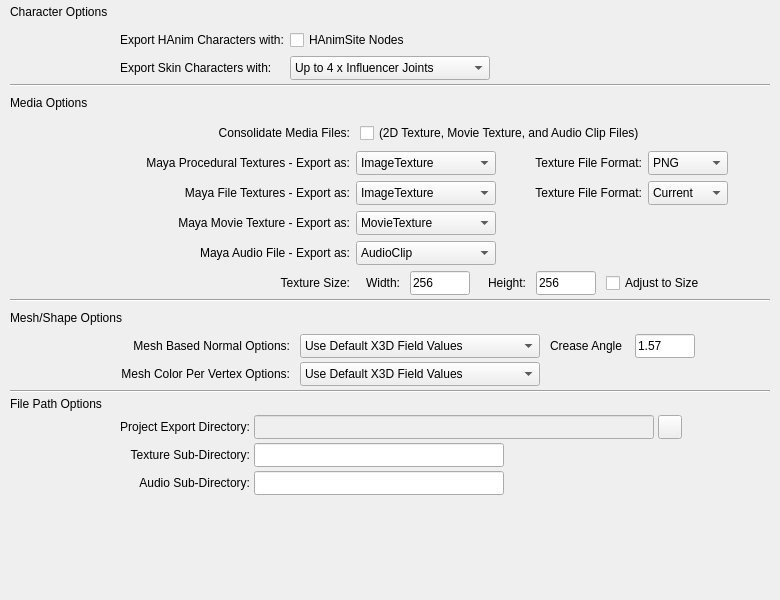
<?xml version="1.0" encoding="UTF-8"?>
<ui version="4.0">
 <class>Frame</class>
 <widget class="QFrame" name="Frame">
  <property name="geometry">
   <rect>
    <x>0</x>
    <y>0</y>
    <width>780</width>
    <height>600</height>
   </rect>
  </property>
  <property name="minimumSize">
   <size>
    <width>780</width>
    <height>600</height>
   </size>
  </property>
  <property name="maximumSize">
   <size>
    <width>780</width>
    <height>600</height>
   </size>
  </property>
  <property name="windowTitle">
   <string>Frame</string>
  </property>
  <layout class="QGridLayout" name="gridLayout">
   <property name="leftMargin">
    <number>0</number>
   </property>
   <property name="topMargin">
    <number>0</number>
   </property>
   <property name="rightMargin">
    <number>0</number>
   </property>
   <property name="bottomMargin">
    <number>0</number>
   </property>
   <property name="spacing">
    <number>0</number>
   </property>
   <item row="0" column="0">
    <layout class="QVBoxLayout" name="optionsLayout">
     <property name="spacing">
      <number>4</number>
     </property>
     <property name="leftMargin">
      <number>10</number>
     </property>
     <property name="rightMargin">
      <number>10</number>
     </property>
     <item>
      <layout class="QVBoxLayout" name="skinOptions">
       <item>
        <layout class="QHBoxLayout" name="characterOptionsHeader">
         <item>
          <widget class="QLabel" name="characterOptionLabel">
           <property name="minimumSize">
            <size>
             <width>100</width>
             <height>24</height>
            </size>
           </property>
           <property name="maximumSize">
            <size>
             <width>100</width>
             <height>24</height>
            </size>
           </property>
           <property name="text">
            <string>Character Options</string>
           </property>
          </widget>
         </item>
         <item>
          <spacer name="horizontalSpacer">
           <property name="orientation">
            <enum>Qt::Horizontal</enum>
           </property>
           <property name="sizeHint" stdset="0">
            <size>
             <width>40</width>
             <height>20</height>
            </size>
           </property>
          </spacer>
         </item>
        </layout>
       </item>
       <item>
        <layout class="QHBoxLayout" name="hanimLayout">
         <property name="spacing">
          <number>0</number>
         </property>
         <property name="leftMargin">
          <number>110</number>
         </property>
         <property name="rightMargin">
          <number>10</number>
         </property>
         <item>
          <widget class="QLabel" name="hanimLabel">
           <property name="minimumSize">
            <size>
             <width>170</width>
             <height>24</height>
            </size>
           </property>
           <property name="maximumSize">
            <size>
             <width>170</width>
             <height>24</height>
            </size>
           </property>
           <property name="text">
            <string>Export HAnim Characters with:</string>
           </property>
          </widget>
         </item>
         <item>
          <widget class="QCheckBox" name="rkHAnimSiteCheckbox">
           <property name="minimumSize">
            <size>
             <width>200</width>
             <height>24</height>
            </size>
           </property>
           <property name="maximumSize">
            <size>
             <width>200</width>
             <height>24</height>
            </size>
           </property>
           <property name="text">
            <string>HAnimSite Nodes</string>
           </property>
          </widget>
         </item>
         <item>
          <spacer name="horizontalSpacer_3">
           <property name="orientation">
            <enum>Qt::Horizontal</enum>
           </property>
           <property name="sizeHint" stdset="0">
            <size>
             <width>40</width>
             <height>20</height>
            </size>
           </property>
          </spacer>
         </item>
        </layout>
       </item>
       <item>
        <layout class="QHBoxLayout" name="sjLenthLayout">
         <property name="spacing">
          <number>0</number>
         </property>
         <property name="leftMargin">
          <number>110</number>
         </property>
         <property name="rightMargin">
          <number>10</number>
         </property>
         <item>
          <widget class="QLabel" name="exportSkinLabel">
           <property name="minimumSize">
            <size>
             <width>170</width>
             <height>24</height>
            </size>
           </property>
           <property name="maximumSize">
            <size>
             <width>170</width>
             <height>24</height>
            </size>
           </property>
           <property name="text">
            <string>Export Skin Characters with:</string>
           </property>
          </widget>
         </item>
         <item>
          <widget class="QComboBox" name="rkSkinInfluenceComboBox">
           <property name="minimumSize">
            <size>
             <width>200</width>
             <height>24</height>
            </size>
           </property>
           <property name="maximumSize">
            <size>
             <width>200</width>
             <height>24</height>
            </size>
           </property>
           <item>
            <property name="text">
             <string>Up to 4 x Influencer Joints</string>
            </property>
           </item>
           <item>
            <property name="text">
             <string>Up to 8 x Influencer Joints</string>
            </property>
           </item>
          </widget>
         </item>
         <item>
          <spacer name="horizontalSpacer_2">
           <property name="orientation">
            <enum>Qt::Horizontal</enum>
           </property>
           <property name="sizeHint" stdset="0">
            <size>
             <width>40</width>
             <height>20</height>
            </size>
           </property>
          </spacer>
         </item>
        </layout>
       </item>
      </layout>
     </item>
     <item>
      <widget class="Line" name="line">
       <property name="orientation">
        <enum>Qt::Horizontal</enum>
       </property>
      </widget>
     </item>
     <item>
      <layout class="QVBoxLayout" name="MediaOptions">
       <property name="spacing">
        <number>6</number>
       </property>
       <item>
        <layout class="QHBoxLayout" name="horizontalLayout">
         <item>
          <widget class="QLabel" name="mediaOptionsLabel">
           <property name="minimumSize">
            <size>
             <width>100</width>
             <height>24</height>
            </size>
           </property>
           <property name="maximumSize">
            <size>
             <width>100</width>
             <height>24</height>
            </size>
           </property>
           <property name="text">
            <string>Media Options</string>
           </property>
          </widget>
         </item>
         <item>
          <spacer name="horizontalSpacer_4">
           <property name="orientation">
            <enum>Qt::Horizontal</enum>
           </property>
           <property name="sizeHint" stdset="0">
            <size>
             <width>40</width>
             <height>20</height>
            </size>
           </property>
          </spacer>
         </item>
        </layout>
       </item>
       <item>
        <layout class="QHBoxLayout" name="consolidateLayout">
         <property name="spacing">
          <number>10</number>
         </property>
         <property name="leftMargin">
          <number>110</number>
         </property>
         <property name="rightMargin">
          <number>10</number>
         </property>
         <item>
          <widget class="QLabel" name="label_16">
           <property name="minimumSize">
            <size>
             <width>230</width>
             <height>24</height>
            </size>
           </property>
           <property name="maximumSize">
            <size>
             <width>230</width>
             <height>24</height>
            </size>
           </property>
           <property name="text">
            <string>Consolidate Media Files:</string>
           </property>
           <property name="alignment">
            <set>Qt::AlignRight|Qt::AlignTrailing|Qt::AlignVCenter</set>
           </property>
          </widget>
         </item>
         <item>
          <widget class="QCheckBox" name="rkConsolidateCheckbox">
           <property name="text">
            <string>(2D Texture, Movie Texture, and Audio Clip Files)</string>
           </property>
          </widget>
         </item>
         <item>
          <spacer name="horizontalSpacer_5">
           <property name="orientation">
            <enum>Qt::Horizontal</enum>
           </property>
           <property name="sizeHint" stdset="0">
            <size>
             <width>40</width>
             <height>20</height>
            </size>
           </property>
          </spacer>
         </item>
        </layout>
       </item>
       <item>
        <layout class="QHBoxLayout" name="horizontalLayout_4">
         <property name="leftMargin">
          <number>110</number>
         </property>
         <property name="rightMargin">
          <number>10</number>
         </property>
         <item>
          <widget class="QLabel" name="label_4">
           <property name="minimumSize">
            <size>
             <width>230</width>
             <height>24</height>
            </size>
           </property>
           <property name="maximumSize">
            <size>
             <width>230</width>
             <height>24</height>
            </size>
           </property>
           <property name="text">
            <string>Maya Procedural Textures - Export as:</string>
           </property>
           <property name="alignment">
            <set>Qt::AlignRight|Qt::AlignTrailing|Qt::AlignVCenter</set>
           </property>
          </widget>
         </item>
         <item>
          <widget class="QComboBox" name="procTextureComboBox">
           <property name="minimumSize">
            <size>
             <width>140</width>
             <height>24</height>
            </size>
           </property>
           <property name="maximumSize">
            <size>
             <width>140</width>
             <height>24</height>
            </size>
           </property>
           <item>
            <property name="text">
             <string>ImageTexture</string>
            </property>
           </item>
           <item>
            <property name="text">
             <string>ImageTexture w/DataURI</string>
            </property>
           </item>
           <item>
            <property name="text">
             <string>PixelTexture</string>
            </property>
           </item>
          </widget>
         </item>
         <item>
          <widget class="QLabel" name="label_14">
           <property name="minimumSize">
            <size>
             <width>140</width>
             <height>24</height>
            </size>
           </property>
           <property name="maximumSize">
            <size>
             <width>140</width>
             <height>24</height>
            </size>
           </property>
           <property name="text">
            <string>Texture File Format:</string>
           </property>
           <property name="alignment">
            <set>Qt::AlignRight|Qt::AlignTrailing|Qt::AlignVCenter</set>
           </property>
          </widget>
         </item>
         <item>
          <widget class="QComboBox" name="proceduralFormat">
           <property name="minimumSize">
            <size>
             <width>80</width>
             <height>24</height>
            </size>
           </property>
           <property name="maximumSize">
            <size>
             <width>80</width>
             <height>24</height>
            </size>
           </property>
           <item>
            <property name="text">
             <string>PNG</string>
            </property>
           </item>
           <item>
            <property name="text">
             <string>JPG</string>
            </property>
           </item>
          </widget>
         </item>
         <item>
          <spacer name="horizontalSpacer_9">
           <property name="orientation">
            <enum>Qt::Horizontal</enum>
           </property>
           <property name="sizeHint" stdset="0">
            <size>
             <width>40</width>
             <height>20</height>
            </size>
           </property>
          </spacer>
         </item>
        </layout>
       </item>
       <item>
        <layout class="QHBoxLayout" name="horizontalLayout_5">
         <property name="leftMargin">
          <number>110</number>
         </property>
         <property name="rightMargin">
          <number>10</number>
         </property>
         <item>
          <widget class="QLabel" name="label_5">
           <property name="minimumSize">
            <size>
             <width>230</width>
             <height>24</height>
            </size>
           </property>
           <property name="maximumSize">
            <size>
             <width>230</width>
             <height>24</height>
            </size>
           </property>
           <property name="baseSize">
            <size>
             <width>0</width>
             <height>0</height>
            </size>
           </property>
           <property name="text">
            <string>Maya File Textures - Export as:</string>
           </property>
           <property name="alignment">
            <set>Qt::AlignRight|Qt::AlignTrailing|Qt::AlignVCenter</set>
           </property>
          </widget>
         </item>
         <item>
          <widget class="QComboBox" name="fileTextureComboBox">
           <property name="minimumSize">
            <size>
             <width>140</width>
             <height>24</height>
            </size>
           </property>
           <property name="maximumSize">
            <size>
             <width>140</width>
             <height>24</height>
            </size>
           </property>
           <item>
            <property name="text">
             <string>ImageTexture</string>
            </property>
           </item>
           <item>
            <property name="text">
             <string>ImageTexture w/DataURI</string>
            </property>
           </item>
           <item>
            <property name="text">
             <string>PixelTexture</string>
            </property>
           </item>
          </widget>
         </item>
         <item>
          <widget class="QLabel" name="label_15">
           <property name="minimumSize">
            <size>
             <width>140</width>
             <height>24</height>
            </size>
           </property>
           <property name="maximumSize">
            <size>
             <width>140</width>
             <height>24</height>
            </size>
           </property>
           <property name="text">
            <string>Texture File Format:</string>
           </property>
           <property name="alignment">
            <set>Qt::AlignRight|Qt::AlignTrailing|Qt::AlignVCenter</set>
           </property>
          </widget>
         </item>
         <item>
          <widget class="QComboBox" name="consolidateFormat">
           <property name="minimumSize">
            <size>
             <width>80</width>
             <height>24</height>
            </size>
           </property>
           <property name="maximumSize">
            <size>
             <width>80</width>
             <height>24</height>
            </size>
           </property>
           <item>
            <property name="text">
             <string>Current</string>
            </property>
           </item>
           <item>
            <property name="text">
             <string>PNG</string>
            </property>
           </item>
           <item>
            <property name="text">
             <string>JPG</string>
            </property>
           </item>
          </widget>
         </item>
         <item>
          <spacer name="horizontalSpacer_10">
           <property name="orientation">
            <enum>Qt::Horizontal</enum>
           </property>
           <property name="sizeHint" stdset="0">
            <size>
             <width>40</width>
             <height>20</height>
            </size>
           </property>
          </spacer>
         </item>
        </layout>
       </item>
       <item>
        <layout class="QHBoxLayout" name="horizontalLayout_12">
         <property name="leftMargin">
          <number>110</number>
         </property>
         <property name="rightMargin">
          <number>10</number>
         </property>
         <item>
          <widget class="QLabel" name="label_8">
           <property name="minimumSize">
            <size>
             <width>230</width>
             <height>24</height>
            </size>
           </property>
           <property name="maximumSize">
            <size>
             <width>230</width>
             <height>24</height>
            </size>
           </property>
           <property name="text">
            <string>Maya Movie Texture - Export as:</string>
           </property>
           <property name="alignment">
            <set>Qt::AlignRight|Qt::AlignTrailing|Qt::AlignVCenter</set>
           </property>
          </widget>
         </item>
         <item>
          <widget class="QComboBox" name="movieTextureComboBox">
           <property name="minimumSize">
            <size>
             <width>140</width>
             <height>24</height>
            </size>
           </property>
           <property name="maximumSize">
            <size>
             <width>140</width>
             <height>24</height>
            </size>
           </property>
           <item>
            <property name="text">
             <string>MovieTexture</string>
            </property>
           </item>
           <item>
            <property name="text">
             <string>MovieTexture w/DataURI</string>
            </property>
           </item>
          </widget>
         </item>
         <item>
          <spacer name="horizontalSpacer_16">
           <property name="orientation">
            <enum>Qt::Horizontal</enum>
           </property>
           <property name="sizeHint" stdset="0">
            <size>
             <width>40</width>
             <height>20</height>
            </size>
           </property>
          </spacer>
         </item>
        </layout>
       </item>
       <item>
        <layout class="QHBoxLayout" name="horizontalLayout_6">
         <property name="leftMargin">
          <number>110</number>
         </property>
         <property name="rightMargin">
          <number>10</number>
         </property>
         <item>
          <widget class="QLabel" name="label_6">
           <property name="minimumSize">
            <size>
             <width>230</width>
             <height>24</height>
            </size>
           </property>
           <property name="maximumSize">
            <size>
             <width>230</width>
             <height>24</height>
            </size>
           </property>
           <property name="text">
            <string>Maya Audio File - Export as:</string>
           </property>
           <property name="alignment">
            <set>Qt::AlignRight|Qt::AlignTrailing|Qt::AlignVCenter</set>
           </property>
          </widget>
         </item>
         <item>
          <widget class="QComboBox" name="audioClipComboBox">
           <property name="minimumSize">
            <size>
             <width>140</width>
             <height>24</height>
            </size>
           </property>
           <property name="maximumSize">
            <size>
             <width>140</width>
             <height>24</height>
            </size>
           </property>
           <item>
            <property name="text">
             <string>AudioClip</string>
            </property>
           </item>
           <item>
            <property name="text">
             <string>AudioClip w/DataURI</string>
            </property>
           </item>
          </widget>
         </item>
         <item>
          <spacer name="horizontalSpacer_11">
           <property name="orientation">
            <enum>Qt::Horizontal</enum>
           </property>
           <property name="sizeHint" stdset="0">
            <size>
             <width>40</width>
             <height>20</height>
            </size>
           </property>
          </spacer>
         </item>
        </layout>
       </item>
       <item>
        <layout class="QHBoxLayout" name="horizontalLayout_11">
         <property name="spacing">
          <number>10</number>
         </property>
         <property name="leftMargin">
          <number>110</number>
         </property>
         <property name="rightMargin">
          <number>10</number>
         </property>
         <item>
          <widget class="QLabel" name="label_11">
           <property name="minimumSize">
            <size>
             <width>230</width>
             <height>24</height>
            </size>
           </property>
           <property name="maximumSize">
            <size>
             <width>230</width>
             <height>24</height>
            </size>
           </property>
           <property name="text">
            <string>Texture Size:</string>
           </property>
           <property name="alignment">
            <set>Qt::AlignRight|Qt::AlignTrailing|Qt::AlignVCenter</set>
           </property>
          </widget>
         </item>
         <item>
          <widget class="QLabel" name="label_12">
           <property name="minimumSize">
            <size>
             <width>40</width>
             <height>24</height>
            </size>
           </property>
           <property name="maximumSize">
            <size>
             <width>40</width>
             <height>24</height>
            </size>
           </property>
           <property name="text">
            <string>Width:</string>
           </property>
           <property name="alignment">
            <set>Qt::AlignRight|Qt::AlignTrailing|Qt::AlignVCenter</set>
           </property>
          </widget>
         </item>
         <item>
          <widget class="QLineEdit" name="textureWidth">
           <property name="minimumSize">
            <size>
             <width>50</width>
             <height>24</height>
            </size>
           </property>
           <property name="maximumSize">
            <size>
             <width>60</width>
             <height>24</height>
            </size>
           </property>
           <property name="text">
            <string>256</string>
           </property>
          </widget>
         </item>
         <item>
          <widget class="QLabel" name="label_13">
           <property name="minimumSize">
            <size>
             <width>46</width>
             <height>24</height>
            </size>
           </property>
           <property name="maximumSize">
            <size>
             <width>46</width>
             <height>24</height>
            </size>
           </property>
           <property name="text">
            <string>Height:</string>
           </property>
           <property name="alignment">
            <set>Qt::AlignRight|Qt::AlignTrailing|Qt::AlignVCenter</set>
           </property>
          </widget>
         </item>
         <item>
          <widget class="QLineEdit" name="textureHeight">
           <property name="minimumSize">
            <size>
             <width>50</width>
             <height>24</height>
            </size>
           </property>
           <property name="maximumSize">
            <size>
             <width>60</width>
             <height>24</height>
            </size>
           </property>
           <property name="text">
            <string>256</string>
           </property>
          </widget>
         </item>
         <item>
          <widget class="QCheckBox" name="adjTexCheckBox">
           <property name="text">
            <string>Adjust to Size</string>
           </property>
          </widget>
         </item>
         <item>
          <spacer name="horizontalSpacer_15">
           <property name="orientation">
            <enum>Qt::Horizontal</enum>
           </property>
           <property name="sizeHint" stdset="0">
            <size>
             <width>40</width>
             <height>20</height>
            </size>
           </property>
          </spacer>
         </item>
        </layout>
       </item>
      </layout>
     </item>
     <item>
      <widget class="Line" name="line_2">
       <property name="orientation">
        <enum>Qt::Horizontal</enum>
       </property>
      </widget>
     </item>
     <item>
      <layout class="QVBoxLayout" name="verticalLayout">
       <item>
        <layout class="QHBoxLayout" name="horizontalLayout_2">
         <item>
          <widget class="QLabel" name="label">
           <property name="minimumSize">
            <size>
             <width>120</width>
             <height>24</height>
            </size>
           </property>
           <property name="maximumSize">
            <size>
             <width>120</width>
             <height>24</height>
            </size>
           </property>
           <property name="text">
            <string>Mesh/Shape Options</string>
           </property>
          </widget>
         </item>
         <item>
          <spacer name="horizontalSpacer_6">
           <property name="orientation">
            <enum>Qt::Horizontal</enum>
           </property>
           <property name="sizeHint" stdset="0">
            <size>
             <width>40</width>
             <height>20</height>
            </size>
           </property>
          </spacer>
         </item>
        </layout>
       </item>
       <item>
        <layout class="QHBoxLayout" name="normalOptsLayout">
         <property name="spacing">
          <number>10</number>
         </property>
         <property name="leftMargin">
          <number>110</number>
         </property>
         <property name="rightMargin">
          <number>10</number>
         </property>
         <item>
          <widget class="QLabel" name="label_2">
           <property name="minimumSize">
            <size>
             <width>170</width>
             <height>24</height>
            </size>
           </property>
           <property name="maximumSize">
            <size>
             <width>170</width>
             <height>24</height>
            </size>
           </property>
           <property name="text">
            <string>Mesh Based Normal Options:</string>
           </property>
           <property name="alignment">
            <set>Qt::AlignRight|Qt::AlignTrailing|Qt::AlignVCenter</set>
           </property>
          </widget>
         </item>
         <item>
          <widget class="QComboBox" name="normalOptions">
           <property name="minimumSize">
            <size>
             <width>240</width>
             <height>24</height>
            </size>
           </property>
           <property name="maximumSize">
            <size>
             <width>240</width>
             <height>24</height>
            </size>
           </property>
           <item>
            <property name="text">
             <string>Use Default X3D Field Values</string>
            </property>
           </item>
           <item>
            <property name="text">
             <string>Use Per Vertex Info and Set Crease Angle</string>
            </property>
           </item>
           <item>
            <property name="text">
             <string>Use Per Polygon Info and Set Crease Angle</string>
            </property>
           </item>
           <item>
            <property name="text">
             <string>Only Set Crease Angle</string>
            </property>
           </item>
           <item>
            <property name="text">
             <string>Use Only Per Vertex Info</string>
            </property>
           </item>
           <item>
            <property name="text">
             <string>Use Only Per Polygon Info</string>
            </property>
           </item>
          </widget>
         </item>
         <item>
          <widget class="QLabel" name="creaseAngleLabel">
           <property name="minimumSize">
            <size>
             <width>75</width>
             <height>24</height>
            </size>
           </property>
           <property name="maximumSize">
            <size>
             <width>75</width>
             <height>24</height>
            </size>
           </property>
           <property name="text">
            <string>Crease Angle</string>
           </property>
          </widget>
         </item>
         <item>
          <widget class="QLineEdit" name="creaseAngle">
           <property name="minimumSize">
            <size>
             <width>60</width>
             <height>24</height>
            </size>
           </property>
           <property name="maximumSize">
            <size>
             <width>60</width>
             <height>24</height>
            </size>
           </property>
           <property name="text">
            <string>1.57</string>
           </property>
          </widget>
         </item>
         <item>
          <spacer name="horizontalSpacer_8">
           <property name="orientation">
            <enum>Qt::Horizontal</enum>
           </property>
           <property name="sizeHint" stdset="0">
            <size>
             <width>40</width>
             <height>20</height>
            </size>
           </property>
          </spacer>
         </item>
        </layout>
       </item>
       <item>
        <layout class="QHBoxLayout" name="horizontalLayout_3">
         <property name="spacing">
          <number>10</number>
         </property>
         <property name="leftMargin">
          <number>110</number>
         </property>
         <property name="rightMargin">
          <number>10</number>
         </property>
         <item>
          <widget class="QLabel" name="label_3">
           <property name="minimumSize">
            <size>
             <width>170</width>
             <height>24</height>
            </size>
           </property>
           <property name="maximumSize">
            <size>
             <width>170</width>
             <height>24</height>
            </size>
           </property>
           <property name="text">
            <string>Mesh Color Per Vertex Options:</string>
           </property>
           <property name="alignment">
            <set>Qt::AlignRight|Qt::AlignTrailing|Qt::AlignVCenter</set>
           </property>
          </widget>
         </item>
         <item>
          <widget class="QComboBox" name="colorOptions">
           <property name="minimumSize">
            <size>
             <width>240</width>
             <height>24</height>
            </size>
           </property>
           <property name="maximumSize">
            <size>
             <width>240</width>
             <height>24</height>
            </size>
           </property>
           <item>
            <property name="text">
             <string>Use Default X3D Field Values</string>
            </property>
           </item>
           <item>
            <property name="text">
             <string>Color Node for Color Per Vertex</string>
            </property>
           </item>
           <item>
            <property name="text">
             <string>ColorRGBA Node for Color Per Vertex</string>
            </property>
           </item>
           <item>
            <property name="text">
             <string>Color Node for Color Per Face</string>
            </property>
           </item>
           <item>
            <property name="text">
             <string>ColorRGBA Node for Color Per Face</string>
            </property>
           </item>
          </widget>
         </item>
         <item>
          <spacer name="horizontalSpacer_7">
           <property name="orientation">
            <enum>Qt::Horizontal</enum>
           </property>
           <property name="sizeHint" stdset="0">
            <size>
             <width>135</width>
             <height>24</height>
            </size>
           </property>
          </spacer>
         </item>
        </layout>
       </item>
      </layout>
     </item>
     <item>
      <widget class="Line" name="line_3">
       <property name="orientation">
        <enum>Qt::Horizontal</enum>
       </property>
      </widget>
     </item>
     <item>
      <layout class="QVBoxLayout" name="verticalLayout_2">
       <item>
        <layout class="QHBoxLayout" name="horizontalLayout_7">
         <item>
          <widget class="QLabel" name="label_7">
           <property name="text">
            <string>File Path Options</string>
           </property>
          </widget>
         </item>
        </layout>
       </item>
       <item>
        <layout class="QHBoxLayout" name="horizontalLayout_8">
         <property name="leftMargin">
          <number>110</number>
         </property>
         <property name="rightMargin">
          <number>10</number>
         </property>
         <item>
          <widget class="QLabel" name="pedLabel">
           <property name="minimumSize">
            <size>
             <width>130</width>
             <height>24</height>
            </size>
           </property>
           <property name="maximumSize">
            <size>
             <width>130</width>
             <height>24</height>
            </size>
           </property>
           <property name="text">
            <string>Project Export Directory:</string>
           </property>
           <property name="alignment">
            <set>Qt::AlignRight|Qt::AlignTrailing|Qt::AlignVCenter</set>
           </property>
          </widget>
         </item>
         <item>
          <widget class="QLineEdit" name="rkProjectDirText">
           <property name="enabled">
            <bool>false</bool>
           </property>
           <property name="minimumSize">
            <size>
             <width>400</width>
             <height>24</height>
            </size>
           </property>
           <property name="maximumSize">
            <size>
             <width>400</width>
             <height>24</height>
            </size>
           </property>
          </widget>
         </item>
         <item>
          <widget class="QPushButton" name="rkPrjDirButton">
           <property name="minimumSize">
            <size>
             <width>24</width>
             <height>24</height>
            </size>
           </property>
           <property name="maximumSize">
            <size>
             <width>24</width>
             <height>24</height>
            </size>
           </property>
           <property name="text">
            <string/>
           </property>
          </widget>
         </item>
         <item>
          <spacer name="horizontalSpacer_12">
           <property name="orientation">
            <enum>Qt::Horizontal</enum>
           </property>
           <property name="sizeHint" stdset="0">
            <size>
             <width>40</width>
             <height>20</height>
            </size>
           </property>
          </spacer>
         </item>
        </layout>
       </item>
       <item>
        <layout class="QHBoxLayout" name="horizontalLayout_9">
         <property name="leftMargin">
          <number>110</number>
         </property>
         <property name="rightMargin">
          <number>10</number>
         </property>
         <item>
          <widget class="QLabel" name="label_9">
           <property name="minimumSize">
            <size>
             <width>130</width>
             <height>24</height>
            </size>
           </property>
           <property name="maximumSize">
            <size>
             <width>130</width>
             <height>24</height>
            </size>
           </property>
           <property name="text">
            <string>Texture Sub-Directory:</string>
           </property>
           <property name="alignment">
            <set>Qt::AlignRight|Qt::AlignTrailing|Qt::AlignVCenter</set>
           </property>
          </widget>
         </item>
         <item>
          <widget class="QLineEdit" name="rkImagePathText">
           <property name="minimumSize">
            <size>
             <width>250</width>
             <height>24</height>
            </size>
           </property>
           <property name="maximumSize">
            <size>
             <width>250</width>
             <height>24</height>
            </size>
           </property>
          </widget>
         </item>
         <item>
          <spacer name="horizontalSpacer_13">
           <property name="orientation">
            <enum>Qt::Horizontal</enum>
           </property>
           <property name="sizeHint" stdset="0">
            <size>
             <width>40</width>
             <height>20</height>
            </size>
           </property>
          </spacer>
         </item>
        </layout>
       </item>
       <item>
        <layout class="QHBoxLayout" name="horizontalLayout_10">
         <property name="leftMargin">
          <number>110</number>
         </property>
         <property name="rightMargin">
          <number>10</number>
         </property>
         <item>
          <widget class="QLabel" name="label_10">
           <property name="minimumSize">
            <size>
             <width>130</width>
             <height>24</height>
            </size>
           </property>
           <property name="maximumSize">
            <size>
             <width>130</width>
             <height>24</height>
            </size>
           </property>
           <property name="text">
            <string>Audio Sub-Directory:</string>
           </property>
           <property name="alignment">
            <set>Qt::AlignRight|Qt::AlignTrailing|Qt::AlignVCenter</set>
           </property>
          </widget>
         </item>
         <item>
          <widget class="QLineEdit" name="rkAudioPathText">
           <property name="minimumSize">
            <size>
             <width>250</width>
             <height>24</height>
            </size>
           </property>
           <property name="maximumSize">
            <size>
             <width>250</width>
             <height>24</height>
            </size>
           </property>
          </widget>
         </item>
         <item>
          <spacer name="horizontalSpacer_14">
           <property name="orientation">
            <enum>Qt::Horizontal</enum>
           </property>
           <property name="sizeHint" stdset="0">
            <size>
             <width>40</width>
             <height>20</height>
            </size>
           </property>
          </spacer>
         </item>
        </layout>
       </item>
      </layout>
     </item>
     <item>
      <spacer name="verticalSpacer">
       <property name="orientation">
        <enum>Qt::Vertical</enum>
       </property>
       <property name="sizeHint" stdset="0">
        <size>
         <width>20</width>
         <height>40</height>
        </size>
       </property>
      </spacer>
     </item>
    </layout>
   </item>
  </layout>
 </widget>
 <resources/>
 <connections/>
</ui>
